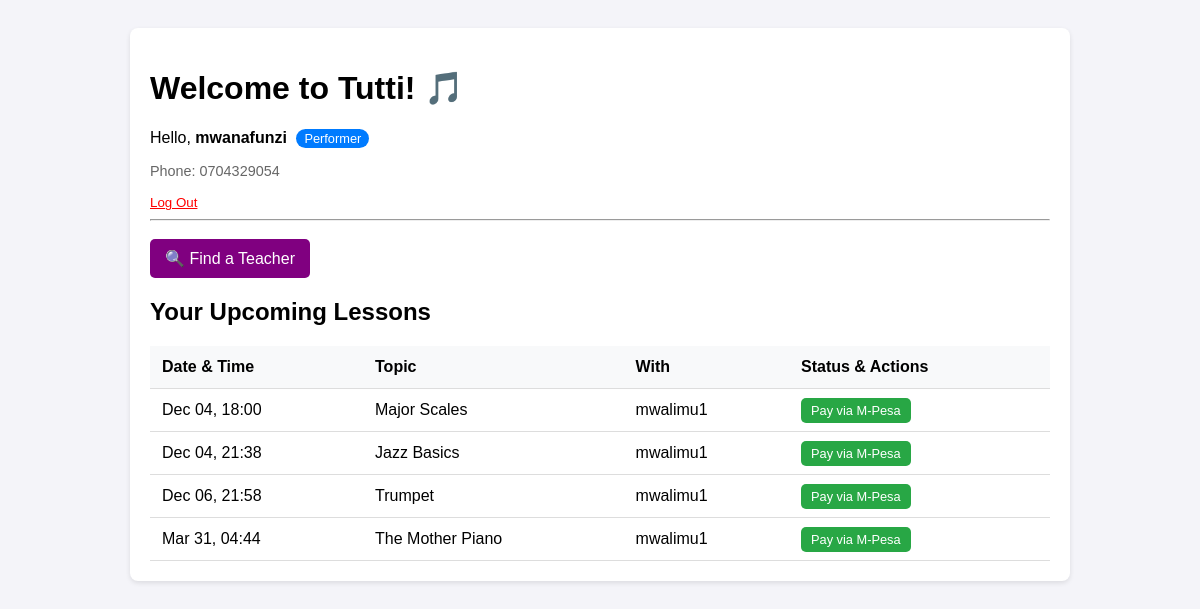
Before: / (signed in) with the older database file.
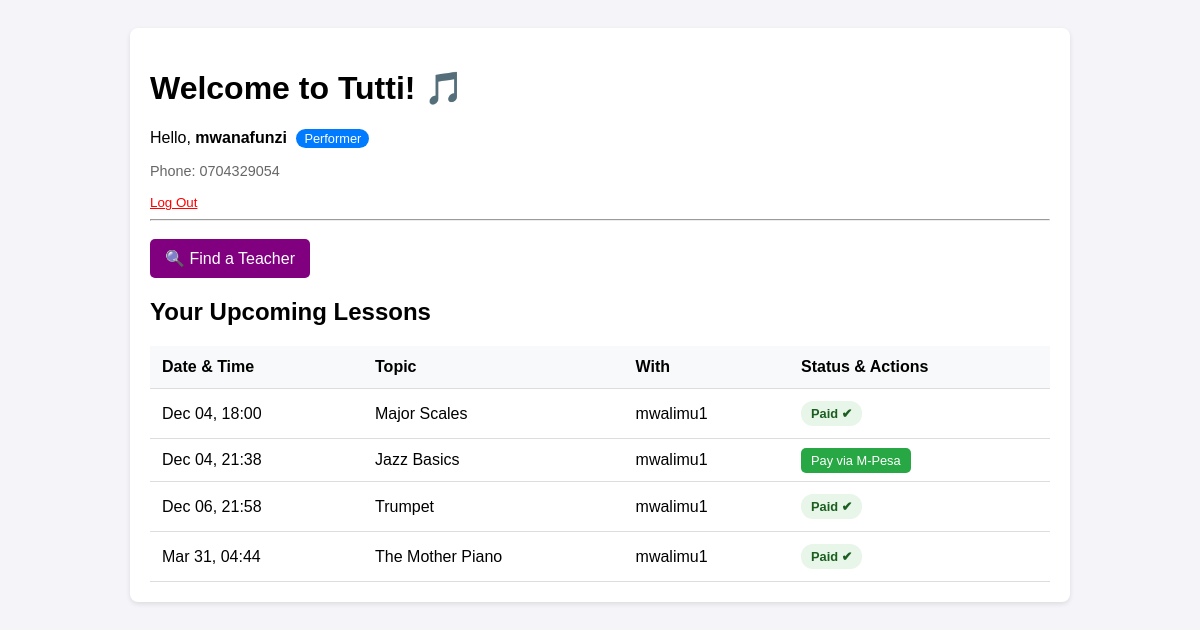
After: the same page with the newer database file.
### tuttiapp/models.py (models this page shows, shortened)
class Lesson(models.Model):
    STATUS_CHOICES = [
        ('REQUESTED', 'Requested'),  # Student requested a lesson
        ('SCHEDULED', 'Scheduled'),
        ('RESCHEDULE_PENDING', 'Reschedule Pending'), # Teacher requested reschedule
        ('COMPLETED', 'Completed'),       # Lesson happened, teacher marked it
        ('PENDING_PAYMENT', 'Pending Payment'), # Waiting for M-Pesa
        ('PAID', 'Paid'),                 # Money received
        ('CANCELLED', 'Cancelled'),
    ]
    teacher = models.ForeignKey(settings.AUTH_USER_MODEL, on_delete=models.CASCADE, related_name='lessons_taught')
    student = models.ForeignKey(settings.AUTH_USER_MODEL, on_delete=models.CASCADE, related_name='lessons_taken')
    start_time = models.DateTimeField()
    duration_minutes = models.PositiveIntegerField(default=60)
    topic = models.CharField(max_length=200, help_text="What are you teaching? e.g. Major Scales")
    teacher_notes = models.TextField(blank=True, help_text="Notes for the student to practice")
    price = models.DecimalField(max_digits=8, decimal_places=2, default=1500.00)
    status = models.CharField(max_length=20, choices=STATUS_CHOICES, default='SCHEDULED')
    is_student_reminder_sent = models.BooleanField(default=False)

class User(AbstractUser):
    is_teacher = models.BooleanField(default=False)
    is_student = models.BooleanField(default=False)
    phone_number = models.CharField(max_length=15, blank=True, null=True, validators=[validate_kenyan_phone])

### tuttiapp/views.py (the view)
# urls.py: path('', views.dashboard, name='dashboard'), # this means that dashboard is the homepage
@login_required
def dashboard(request):
    user = request.user
    if user.is_teacher:
        my_lessons = Lesson.objects.filter(teacher=user).order_by('start_time')
    elif user.is_student:
        my_lessons = Lesson.objects.filter(student=user).order_by('start_time')
    else:
        my_lessons = Lesson.objects.none()
    context = {
        'lessons': my_lessons
    }
    return render(request, 'tuttiapp/dashboard.html', context)

### tuttiapp/templates/tuttiapp/dashboard.html (shortened to what this page needs)
<!DOCTYPE html>
<html lang="en">
<head>
</head>
<body>
    <div class="card">
        <h1>Welcome to Tutti! 🎵</h1>
        {% if user.is_authenticated %}
            <p>Hello, <strong>{{ user.username }}</strong>
               {% if user.is_student %}<span class="role-badge">Performer</span>{% endif %}
            </p>
            <p style="font-size: 0.9em; color: #666;">Phone: {{ user.phone_number|default:"Not set" }}</p>
            <form action="{% url 'logout' %}" method="post" style="display:inline;">
                <button type="submit" style="background:none; border:none; color:red; cursor:pointer; text-decoration:underline; padding:0;">Log Out</button>
            </form>
            <hr>
            {% if user.is_student %}
                <a href="{% url 'teacher_list' %}" class="btn-find">🔍 Find a Teacher</a>
            {% endif %}
            <h2>Your Upcoming Lessons</h2>
            {% if lessons %}
                <table>
                    <thead>
                        <tr>
                            <th>Date & Time</th>
                            <th>Topic</th>
                            <th>With</th>
                            <th>Status & Actions</th>
                        </tr>
                    </thead>
                    <tbody>
                        {% for lesson in lessons %}
                        <tr>
                            <td>{{ lesson.start_time|date:"M d, H:i" }}</td>
                            <td>{{ lesson.topic }}</td>
                            <td>
                                {% if user.is_teacher %}
                                    {{ lesson.student.username }}
                                {% else %}
                                    {{ lesson.teacher.username }}
                                {% endif %}
                            </td>
                            <td>
                                {% if lesson.status == 'REQUESTED' %}
                                    {% if user.is_teacher %}
                                        <a href="{% url 'approve_lesson' lesson.id %}" class="btn-accept">✔ Accept</a>
                                        <a href="{% url 'decline_lesson' lesson.id %}" class="btn-decline">✖ Decline</a>
                                    {% else %}
                                        <span class="badge requested">Waiting Approval...</span>
                                    {% endif %}
                                {% elif lesson.status == 'PENDING_PAYMENT' %}
                                        {% if user.is_student %}
                                                 <a href="{% url 'initiate_payment' lesson.id %}" class="btn-pay">Pay via M-Pesa</a>
        {% endif %}
                                {% elif lesson.status == 'PAID' %}
                                    <span class="badge paid">Paid ✔</span>
                                {% else %}
                                    {{ lesson.get_status_display }}
                                {% endif %}
                            </td>
                        </tr>
                        {% endfor %}
                    </tbody>
                </table>
            {% else %}
                <p style="text-align: center; padding: 20px; color: #666;">
                    No lessons found.
                    {% if user.is_student %}Click "Find a Teacher" above!{% endif %}
                </p>
            {% endif %}
        {% else %}
            <div style="text-align: center; padding: 40px;">
                <p>You are not logged in.</p>
                <a href="{% url 'login' %}" style="background-color: #007bff; color: white; padding: 10px 20px; text-decoration: none; border-radius: 5px;">Log in to Portal</a>
            </div>
        {% endif %}
    </div>
</body>
</html>

Changed rows visible on the page:
changed Lesson "Dec 04, 18:00": status "Pay via M-Pesa" → "Paid ✔"
changed Lesson "Dec 06, 21:58": status "Pay via M-Pesa" → "Paid ✔"
changed Lesson "Mar 31, 04:44": status "Pay via M-Pesa" → "Paid ✔"
